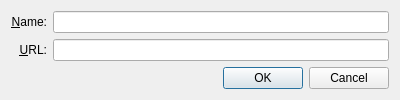
<?xml version="1.0" encoding="UTF-8"?>
<ui version="4.0">
 <class>NewUrlDialog</class>
 <widget class="QDialog" name="NewUrlDialog">
  <property name="geometry">
   <rect>
    <x>0</x>
    <y>0</y>
    <width>400</width>
    <height>97</height>
   </rect>
  </property>
  <property name="maximumSize">
   <size>
    <width>16777215</width>
    <height>97</height>
   </size>
  </property>
  <property name="windowTitle">
   <string>New URL</string>
  </property>
  <layout class="QVBoxLayout" name="verticalLayout">
   <item>
    <layout class="QGridLayout" name="gridLayout">
     <item row="0" column="0">
      <widget class="QLabel" name="nameLabel">
       <property name="text">
        <string>&amp;Name:</string>
       </property>
       <property name="alignment">
        <set>Qt::AlignRight|Qt::AlignTrailing|Qt::AlignVCenter</set>
       </property>
       <property name="buddy">
        <cstring>nameEdit</cstring>
       </property>
      </widget>
     </item>
     <item row="0" column="1">
      <widget class="QLineEdit" name="nameEdit"/>
     </item>
     <item row="1" column="0">
      <widget class="QLabel" name="urlLabel">
       <property name="text">
        <string>&amp;URL:</string>
       </property>
       <property name="alignment">
        <set>Qt::AlignRight|Qt::AlignTrailing|Qt::AlignVCenter</set>
       </property>
       <property name="buddy">
        <cstring>urlEdit</cstring>
       </property>
      </widget>
     </item>
     <item row="1" column="1">
      <widget class="QLineEdit" name="urlEdit"/>
     </item>
    </layout>
   </item>
   <item>
    <layout class="QHBoxLayout" name="horizontalLayout">
     <item>
      <spacer name="horizontalSpacer">
       <property name="orientation">
        <enum>Qt::Horizontal</enum>
       </property>
       <property name="sizeHint" stdset="0">
        <size>
         <width>40</width>
         <height>20</height>
        </size>
       </property>
      </spacer>
     </item>
     <item>
      <widget class="QPushButton" name="okButton">
       <property name="text">
        <string>OK</string>
       </property>
       <property name="default">
        <bool>true</bool>
       </property>
      </widget>
     </item>
     <item>
      <widget class="QPushButton" name="cancelButton">
       <property name="text">
        <string>Cancel</string>
       </property>
      </widget>
     </item>
    </layout>
   </item>
  </layout>
 </widget>
 <resources/>
 <connections>
  <connection>
   <sender>okButton</sender>
   <signal>clicked()</signal>
   <receiver>NewUrlDialog</receiver>
   <slot>accept()</slot>
   <hints>
    <hint type="sourcelabel">
     <x>257</x>
     <y>78</y>
    </hint>
    <hint type="destinationlabel">
     <x>142</x>
     <y>78</y>
    </hint>
   </hints>
  </connection>
  <connection>
   <sender>cancelButton</sender>
   <signal>clicked()</signal>
   <receiver>NewUrlDialog</receiver>
   <slot>reject()</slot>
   <hints>
    <hint type="sourcelabel">
     <x>360</x>
     <y>80</y>
    </hint>
    <hint type="destinationlabel">
     <x>191</x>
     <y>91</y>
    </hint>
   </hints>
  </connection>
 </connections>
</ui>
